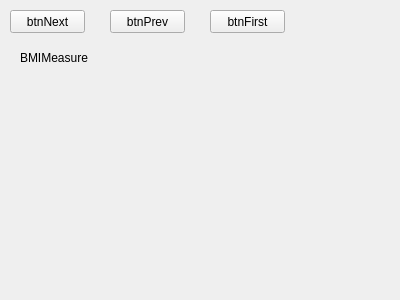
<?xml version="1.0" encoding="UTF-8"?>
<ui version="4.0">
 <class>QBMIMeasurePage</class>
 <widget class="QWidget" name="QBMIMeasurePage">
  <property name="geometry">
   <rect>
    <x>0</x>
    <y>0</y>
    <width>400</width>
    <height>300</height>
   </rect>
  </property>
  <property name="windowTitle">
   <string>QBMIMeasurePage</string>
  </property>
  <widget class="QPushButton" name="btnFirst">
   <property name="geometry">
    <rect>
     <x>210</x>
     <y>10</y>
     <width>75</width>
     <height>23</height>
    </rect>
   </property>
   <property name="text">
    <string>btnFirst</string>
   </property>
  </widget>
  <widget class="QPushButton" name="btnNext">
   <property name="geometry">
    <rect>
     <x>10</x>
     <y>10</y>
     <width>75</width>
     <height>23</height>
    </rect>
   </property>
   <property name="text">
    <string>btnNext</string>
   </property>
  </widget>
  <widget class="QPushButton" name="btnPrev">
   <property name="geometry">
    <rect>
     <x>110</x>
     <y>10</y>
     <width>75</width>
     <height>23</height>
    </rect>
   </property>
   <property name="text">
    <string>btnPrev</string>
   </property>
  </widget>
  <widget class="QLabel" name="label">
   <property name="geometry">
    <rect>
     <x>20</x>
     <y>50</y>
     <width>101</width>
     <height>16</height>
    </rect>
   </property>
   <property name="text">
    <string>BMIMeasure</string>
   </property>
  </widget>
 </widget>
 <layoutdefault spacing="6" margin="11"/>
 <resources/>
 <connections/>
</ui>
